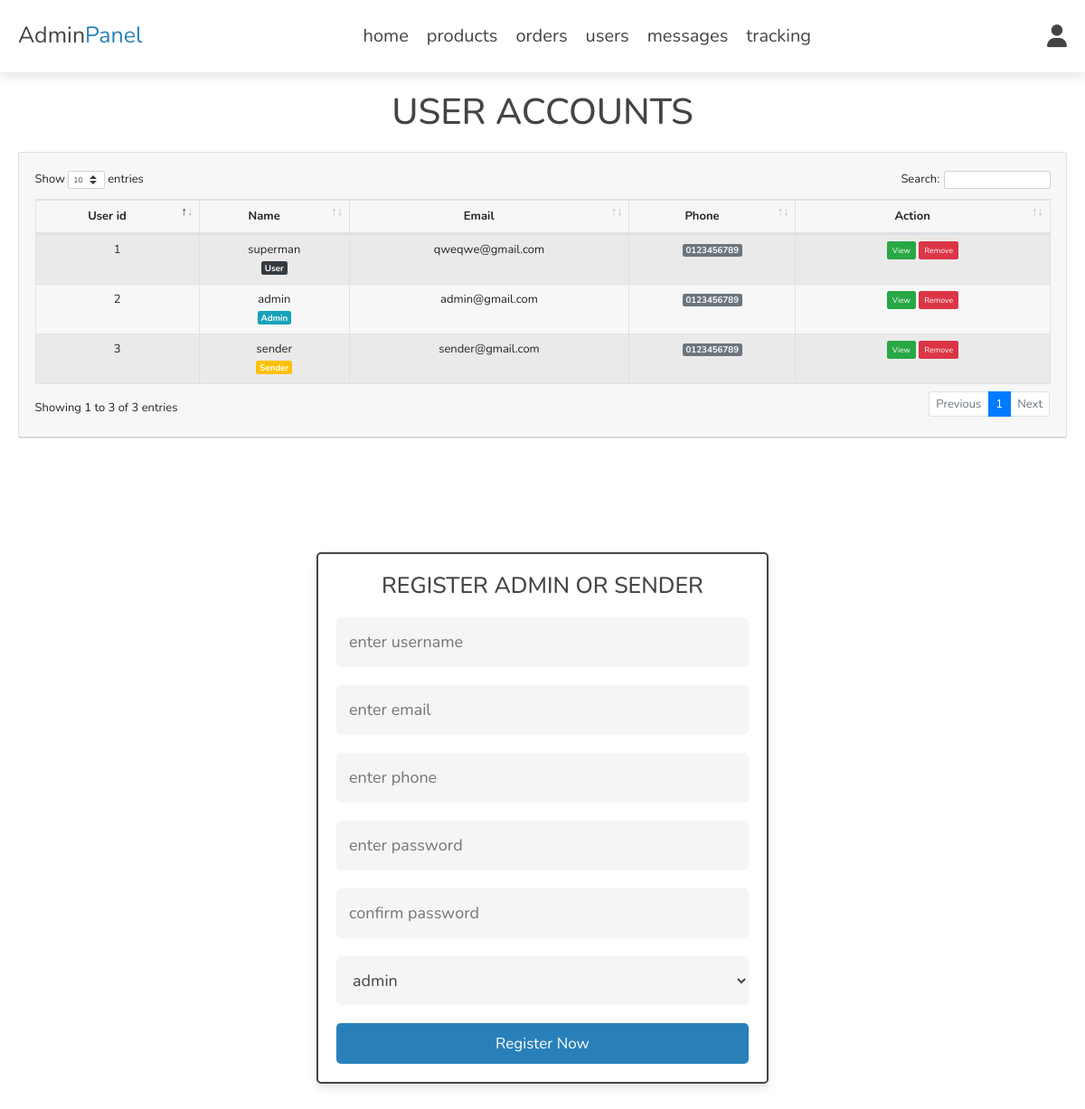
Page /admin/users_accounts.php (signed in) on the committed database.
### tables this page shows
CREATE TABLE `users` (
  `id` int(100) NOT NULL,
  `role_id` int(10) NOT NULL DEFAULT 3 COMMENT '1=admin,2=sender,3=user',
  `name` varchar(20) NOT NULL,
  `email` varchar(50) NOT NULL,
  `password` varchar(50) NOT NULL,
  `phone` varchar(50) NOT NULL,
  `address` varchar(100) NOT NULL
);

### admin/users_accounts.php (the view, shortened to what this page needs)
<?php
include '../components/connect.php';
?>
<!DOCTYPE html>
<html lang="en">
<head>
   <link rel="stylesheet" href="https://cdnjs.cloudflare.com/ajax/libs/font-awesome/6.1.1/css/all.min.css">
   <link rel="stylesheet" href="../css/admin_style.css">
   <link rel="stylesheet" href="assets/dataTables.bootstrap4.min.css">
   <link rel="stylesheet" href="assets/bootstrap.min.css">
</head>
<body>
<?php include '../components/admin_header.php'; ?>
<section class="table-product" >
<h1 class="heading">user accounts</h1>
<div class="card " style="width: 100%;">
        <div class="card-header">
        <div class="card-body pr-2 pl-2">
          <table id="example" class="table table-striped table-bordered" style="width:100%">
                  <thead>
                    <tr>
                      <th class="text-center">User id</th>
                      <th  class="text-center">Name</th>
                      <th  class="text-center">Email</th>
                      <th  class="text-center">Phone</th>
                      <th  width='25%' class="text-center">Action</th>
                    </tr>
                  </thead>
                  <tbody>
                  <?php
                  $i=1;
                     $select_accounts = $conn->prepare("SELECT * FROM `users`");
                     $select_accounts->execute();
                     if($select_accounts->rowCount() > 0){
                        while($fetch_accounts = $select_accounts->fetch(PDO::FETCH_ASSOC)){
                  ?>
                  <tr class="text-center">
                    <td><?php echo $i++;?></td>
                    <td><?php echo $fetch_accounts['name'];?><br>
                          <?php if ($fetch_accounts['role_id']  == '1'){
                          echo "<span class='badge badge-lg badge-info text-white'>Admin</span>";
                        } elseif ($fetch_accounts['role_id'] == '2') {
                          echo "<span class='badge badge-lg badge-warning text-white'>Sender </span>";
                        }elseif ($fetch_accounts['role_id'] == '3') {
                          echo "<span class='badge badge-lg badge-dark text-white'>User </span>";
                        } ?>
                  </td>
                    <td><?php echo $fetch_accounts['email']; ?></td>
                    <td><span class="badge badge-lg badge-secondary text-white"><?php echo $fetch_accounts['phone']; ?></span></td>
                    <td>
                     <a class="btn btn-success btn-sm" href="accounts_details.php?id=<?php echo $fetch_accounts['id'];?>">View</a>
                     <a onclick="return confirm('Are you sure To Delete ? The user related information will also be delete!')" class="btn btn-danger btn-sm " href="users_accounts.php?delete=<?= $fetch_accounts['id']; ?>">Remove</a>
                    </td>
                  <?php }?>
                  <?php }else{
                     echo '<p class="empty">no accounts available!</p>';
                  }?>
                  </tr>
                  </tbody>
          </table>
        </div>
        </div>
</div>
</section>
<section class="form-container">
   <form action="" method="post">
      <h3>register admin or sender</h3>
      <input type="text" name="name" required placeholder="enter username" maxlength="20"  class="box" oninput="this.value = this.value.replace(/\s/g, '')">
      <input type="email" name="email" required placeholder="enter email" maxlength="40"  class="box" >
      <input type="number" name="phone" required placeholder="enter phone" maxlength="20"  class="box" oninput="this.value = this.value.replace(/\s/g, '')">
      <input type="password" name="pass" required placeholder="enter password" maxlength="20"  class="box" oninput="this.value = this.value.replace(/\s/g, '')">
      <input type="password" name="cpass" required placeholder="confirm password" maxlength="20"  class="box" oninput="this.value = this.value.replace(/\s/g, '')">
      <select name="role_id" class="box" required>
      <option value="1">admin</option>
      </select>
      <input type="submit" value="register now" class="normal-btn" name="submit">
   </form>
</section>
</body>
</html>

### css/admin_style.css (style rules this page uses)
:root { --main-color:#2980b9; --orange:#f39c12; --red:#e74c3c; --black:#444; --white:#fff; --light-color:#777; --light-bg:#f5f5f5; --border:.2rem solid var(--black); --box-shadow:0 .5rem 1rem rgba(0,0,0,.1); }
* { font-family: 'Nunito', sans-serif; margin:0; padding:0; box-sizing: border-box; outline: none; border:none; text-decoration: none; }
html { font-size: 62.5%; overflow-x: hidden; }
body { background-color: var(--light-bg); }
section { padding:2rem; max-width: 1200px; margin:0 auto; }
.heading { font-size: 4rem; color:var(--black); margin-bottom: 2rem; text-align: center; text-transform: uppercase; }
.normal-btn, .delete-btn, .option-btn { display: block; width: 100%; margin-top: 1rem; border-radius: .5rem; padding:1rem 3rem; font-size: 1.7rem; text-transform: capitalize; color:var(--white); cursor: pointer; text-align: center; }
.normal-btn { background-color: var(--main-color); }
.form-container { min-height: 100vh; display: flex; align-items: center; justify-content: center; }
.form-container form { padding:2rem; text-align: center; box-shadow: var(--box-shadow); background-color: var(--white); border-radius: .5rem; width: 50rem; border:var(--border); }
.form-container form h3 { text-transform: uppercase; color:var(--black); margin-bottom: 1rem; font-size: 2.5rem; }
.form-container form .box { width: 100%; margin:1rem 0; border-radius: .5rem; background-color: var(--light-bg); padding:1.4rem; font-size: 1.8rem; color:var(--black); }
.table-product { font-size: 1.3rem; }

### rows in the picture
users: name "superman", role_id "User", email "qweqwe@gmail.com", phone "0123456789"
users: name "admin", role_id "Admin", email "admin@gmail.com", phone "0123456789"
users: name "sender", role_id "Sender", email "sender@gmail.com", phone "0123456789"
